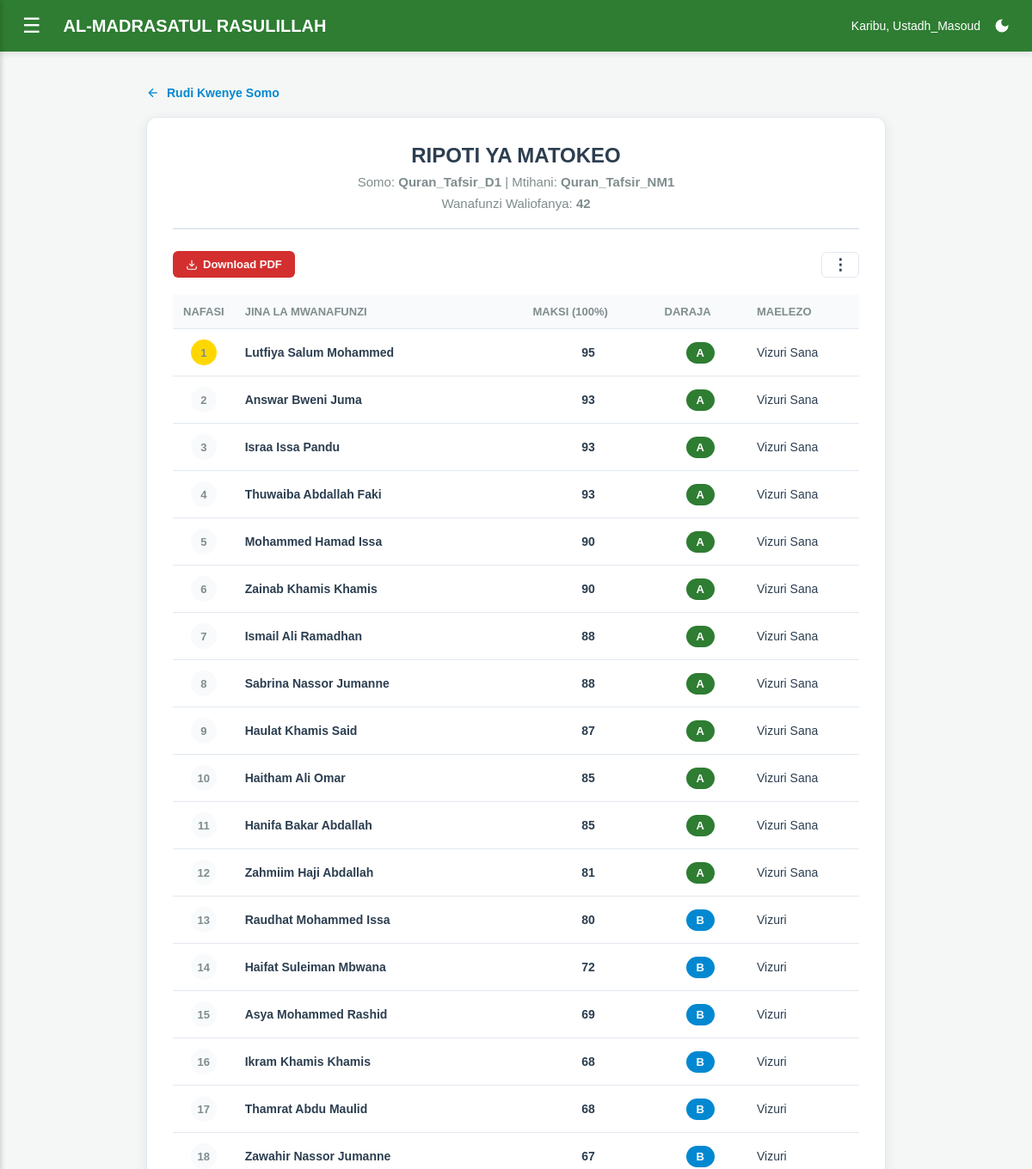
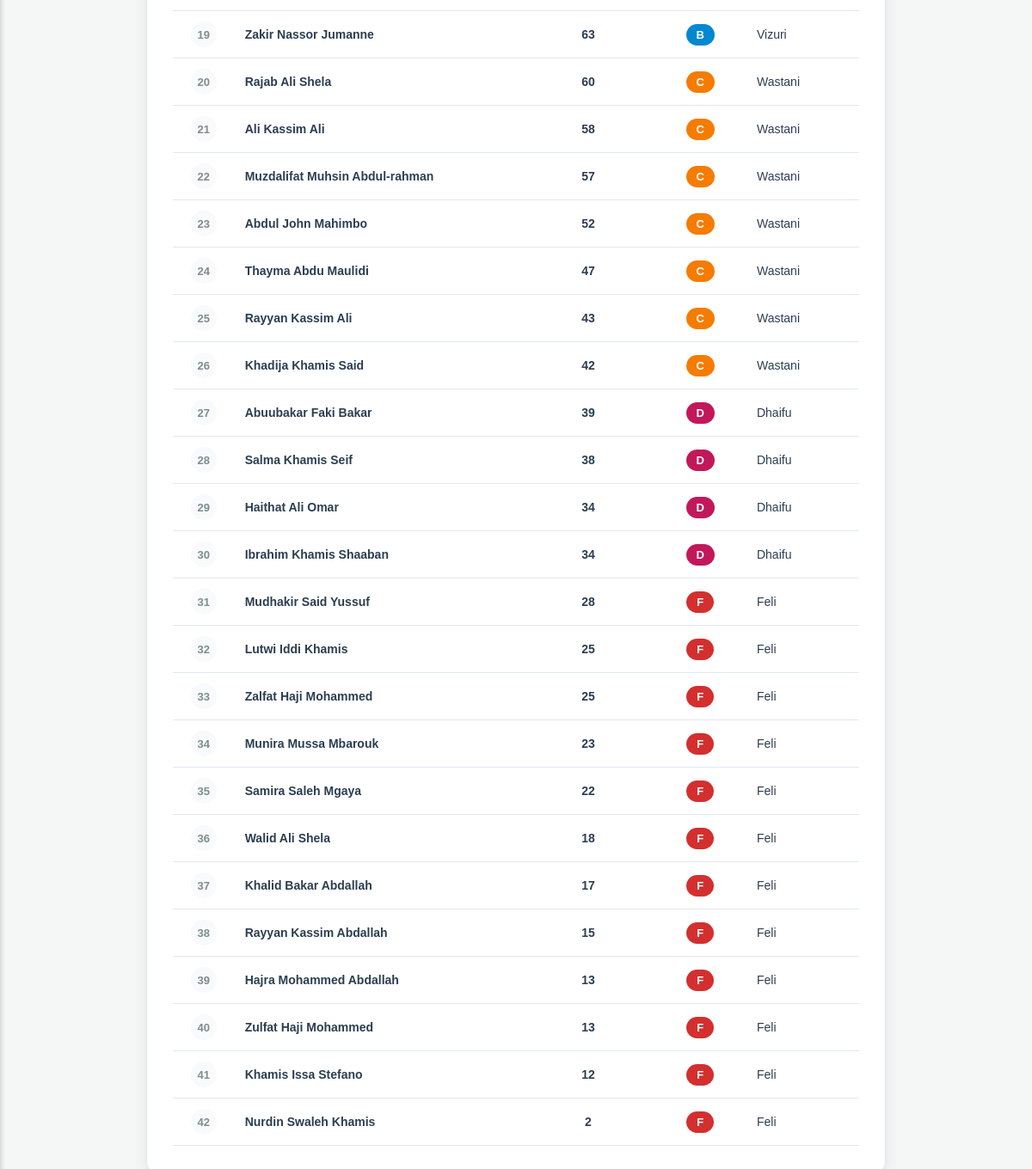
/madrasa/mtihani/7/matokeo/ (signed in), run on the app's committed database (2 pictures, top to bottom).
### usimamizi/models.py (models this page shows, shortened)
class Somo(models.Model):
    jina = models.CharField(max_length=100, help_text="Mfano: Fiqhi, Tawheed, Hifdhu (Tashjii)")
    ni_la_hifdhu = models.BooleanField(default=False, help_text="Weka TIKI hapa kama hili ni somo maalum la Hifdhu linalohitaji Mahudhurio na Sabaq zake")
    mwalimu = models.ForeignKey(Mwalimu, on_delete=models.SET_NULL, null=True, blank=True)
    darasa = models.ForeignKey('Darasa', on_delete=models.CASCADE, null=True, blank=True, related_name='masomo')

class Mtihani(models.Model):
    somo = models.ForeignKey(Somo, on_delete=models.CASCADE)
    jina_la_mtihani = models.CharField(max_length=100)
    tarehe = models.DateField()
    mseto = models.ForeignKey(
        MsetoMtihani, on_delete=models.SET_NULL, null=True, blank=True,
        related_name='mitihani', help_text="Chagua mseto wa muhula ili matokeo yaingie kwenye ripoti ya jumla"
    )
    class Meta:
        constraints = [
            models.UniqueConstraint(
                fields=['somo', 'mseto'],
                condition=models.Q(mseto__isnull=False),
                name='unique_mtihani_per_somo_mseto',
            ),
        ]

class Mwanafunzi(models.Model):
    jina_kamili = models.CharField(
        max_length=100,
        unique=True,
        error_messages={
            'unique': "Mwanafunzi with this Jina already exists.",
        }
    )
    namba_ya_usajili = models.CharField(max_length=20, unique=True, blank=True)
    tarehe_ya_kuzaliwa = models.DateField(null=True, blank=True)
    mahala_anapoishi = models.CharField(max_length=100, null=True, blank=True)
    jina_la_mzazi = models.CharField(max_length=100, null=True, blank=True)
    namba_ya_simu_mzazi = models.CharField(max_length=15, null=True, blank=True)
    jinsia = models.CharField(max_length=2, choices=[('ME', 'Mwanamume (ME)'), ('KE', 'Mwanamke (KE)')], default='ME')
    darasa = models.ForeignKey(Darasa, on_delete=models.SET_NULL, null=True, blank=True)
    programu_ya_usiku = models.ForeignKey(Somo, on_delete=models.SET_NULL, null=True, blank=True, related_name='wanafunzi_usiku', help_text="Chagua kama anasoma usiku (Acha wazi kama hasomi usiku)")
    juzuu_aliyohifadhi = models.IntegerField(default=1)
    picha = models.ImageField(upload_to='picha_za_wanafunzi/', null=True, blank=True, validators=[validate_picha])
    tarehe_ya_kujiunga = models.DateField(auto_now_add=True)

class Matokeo(models.Model):
    mtihani = models.ForeignKey(Mtihani, on_delete=models.CASCADE)
    mwanafunzi = models.ForeignKey(Mwanafunzi, on_delete=models.CASCADE)
    maksi = models.FloatField()

### usimamizi/views.py (the view)
# urls.py: path('mtihani/<int:mtihani_id>/matokeo/', views.tazama_matokeo, name='tazama_matokeo'),
@login_required(login_url='ingia')
def tazama_matokeo(request, mtihani_id):
    mtihani = get_object_or_404(Mtihani, id=mtihani_id)
    somo = mtihani.somo
    matokeo_yote = Matokeo.objects.filter(mtihani=mtihani).order_by('-maksi')
    orodha_iliyopangwa = []
    nafasi = 1
    for matokeo in matokeo_yote:
        daraja, maelezo, rangi = hesabu_daraja(matokeo.maksi)
        orodha_iliyopangwa.append({
            'mwanafunzi': matokeo.mwanafunzi,
            'maksi': matokeo.maksi,
            'daraja': daraja,
            'rangi': rangi,
            'maelezo': maelezo,
            'nafasi': nafasi
        })
        nafasi += 1
    return render(request, 'usimamizi/tazama_matokeo.html', {
        'mtihani': mtihani,
        'somo': somo,
        'matokeo': orodha_iliyopangwa,
        'idadi_waliofanya': matokeo_yote.count()
    })

### usimamizi/utils.py (called while the page is built)
def hesabu_daraja(maksi):
    if maksi >= 81:
        return 'A', 'Vizuri Sana', '#2E7D32'
    if maksi >= 61:
        return 'B', 'Vizuri', '#0288D1'
    if maksi >= 41:
        return 'C', 'Wastani', '#f57c00'
    if maksi >= 31:
        return 'D', 'Dhaifu', '#c2185b'
    return 'F', 'Feli', '#d32f2f'

### usimamizi/templates/usimamizi/tazama_matokeo.html (shortened to what this page needs)
{% extends 'usimamizi/base.html' %}
{% load static %}
{% block extra_css %}
<link rel="stylesheet" href="{% static 'usimamizi/css/pages/tazama_matokeo.css' %}?v=20260706a">
{% endblock %}
{% block maudhui %}
<div class="tazama_matokeo-inline-1">
    <a href="{% url 'somo_detail' somo.id %}" class="back-link">
        <svg xmlns="http://www.w3.org/2000/svg" width="16" height="16" viewBox="0 0 24 24" fill="none" stroke="currentColor" stroke-width="2"><line x1="19" y1="12" x2="5" y2="12"></line><polyline points="12 19 5 12 12 5"></polyline></svg>
        Rudi Kwenye Somo
    </a>
    <div class="report-card">
        <div class="report-header">
            <h2>Ripoti ya Matokeo</h2>
            <p>Somo: <b>{{ somo.jina }}</b> | Mtihani: <b>{{ mtihani.jina_la_mtihani }}</b></p>
            <p class="tazama_matokeo-inline-2">Wanafunzi Waliofanya: <b>{{ idadi_waliofanya }}</b></p>
        </div>
        <div class="table-controls">
            <a href="{% url 'pakua_pdf_matokeo' mtihani.id %}" class="btn-download-pdf">
                <svg xmlns="http://www.w3.org/2000/svg" width="14" height="14" viewBox="0 0 24 24" fill="none" stroke="currentColor" stroke-width="2"><path d="M21 15v4a2 2 0 0 1-2 2H5a2 2 0 0 1-2-2v-4"></path><polyline points="7 10 12 15 17 10"></polyline><line x1="12" y1="15" x2="12" y2="3"></line></svg>
                Download PDF
            </a>
            <div class="dropdown-wrapper">
                <button class="dots-btn" onclick="toggleMenu('menu-matokeo', event)" title="Chuja Nguzo">&#8942;</button>
            </div>
        </div>
        <div class="tazama_matokeo-inline-3">
            <table id="tbl-matokeo" class="data-table">
                <thead>
                    <tr>
                        <th class="tazama_matokeo-inline-4">Nafasi</th>
                        <th>Jina la Mwanafunzi</th>
                        <th class="tazama_matokeo-inline-5">Maksi (100%)</th>
                        <th class="tazama_matokeo-inline-5">Daraja</th>
                        <th>Maelezo</th>
                    </tr>
                </thead>
                <tbody>
                    {% for m in matokeo %}
                    <tr class="result-row">
                        <td class="tazama_matokeo-inline-5">
                            <span class="rank-circle {% if m.nafasi == 1 %}rank-top{% endif %}">{{ m.nafasi }}</span>
                        </td>
                        <td class="tazama_matokeo-inline-6">{{ m.mwanafunzi.jina_kamili }}</td>
                        <td class="tazama_matokeo-inline-7">{{ m.maksi|floatformat:"0" }}</td>
                        <td class="tazama_matokeo-inline-5">
                            <span class="grade-badge grade-{{ m.daraja|lower }}">{{ m.daraja }}</span>
                        </td>
                        <td class="tazama_matokeo-inline-8">{{ m.maelezo }}</td>
                    </tr>
                    {% empty %}
                    <tr>
                        <td colspan="5" class="tazama_matokeo-inline-9">
                            Hakuna matokeo yaliyojazwa kwa mtihani huu bado.
                        </td>
                    </tr>
                    {% endfor %}
                </tbody>
            </table>
        </div>
    </div>
</div>
{% endblock %}

### usimamizi/templates/usimamizi/base.html (shortened to what this page needs)
{% load static %}
<!DOCTYPE html>
<html lang="sw">
<head>
    <link rel="stylesheet" href="{% static 'usimamizi/css/base.css' %}?v=20260706a">
    {% block extra_css %}{% endblock %}
</head>
<body>
<div class="header">
    <button class="menu-btn" onclick="openNav()">☰</button>
    <h2>AL-MADRASATUL RASULILLAH</h2>
    <div class="user-actions">
        <span class="user-greeting">Karibu, {{ request.user.username }}</span>
        <button class="theme-switch" onclick="toggleTheme()" id="themeBtn" title="Badili Muonekano"></button>
    </div>
</div>
<div class="main-content" id="main">
    {% block maudhui %}{% endblock %}
</div>
</body>
</html>

### usimamizi/static/usimamizi/css/base.css (style rules this page uses)
:root { color-scheme: light; --primary: #2E7D32; --primary-color: var(--primary); --primary-hover: #1b5e20; --secondary: #0288D1; --accent: #673ab7; --warning: #f57c00; --danger: #d32f2f; --success: #388e3c; --female: #c2185b; --hifdhu-accent: var(--secondary); --nav-bg: #2E7D32; --nav-hover-bg: #2E7D32; --sidebar-bg: #1b5e20; --sidebar-submenu-bg: #144d18; --bg-body: #f4f7f6; --bg-color: var(--bg-body); --card-bg: #ffffff; --surface-bg: #ffffff; --surface-muted: #f8fafc; --table-header: #f8fafc; --hover-bg: #f8fafc; --input-bg: #ffffff; --text-main: #2c3e50; --text-muted: #7f8c8d; --text-normal: #444444; --text-faint: #888888; --title-color: #1b5e20; --subtitle-color: #666666; --text-on-primary: #ffffff; --border-color: #e2e8f0; --focus-ring: rgba(46, 125, 50, 0.15); --shadow-color: rgba(0, 0, 0, 0.08); --shadow-strong: rgba(0, 0, 0, 0.14); --tangazo-bg: #f1f8e9; --badge-bg: #e8f5e9; --success-bg: #e8f5e9; --success-text: #1b5e20; --success-border: #a5d6a7; --info-bg: #e3f2fd; --info-text: #0d47a1; --info-border: #90caf9; --warning-bg: #fff8e1; --warning-text: #8d6e00; --warning-border: #ffe082; --danger-bg: #fde8e8; --danger-text: #c62828; --danger-border: #f8b4b4; --button-bg: var(--primary); --button-bg-hover: var(--primary-hover); --button-text: var(--text-on-primary); --button-secondary-bg: var(--secondary); --button-muted-bg: #eeeeee; --form-accent: var(--primary); --form-focus-shadow: var(--focus-ring); --form-button-shadow: rgba(46, 125, 50, 0.2); }
* { box-sizing: border-box; }
body { margin: 0; font-family: Arial, sans-serif; background-color: var(--bg-body); color: var(--text-main); transition: background-color 0.25s ease, color 0.25s ease; }
a { color: inherit; }
.header { background-color: var(--nav-bg); color: var(--text-on-primary); padding: 15px 20px; display: flex; align-items: center; box-shadow: 0 4px 6px var(--shadow-color); position: sticky; top: 0; z-index: 10; transition: background-color 0.25s ease, border-color 0.25s ease; }
.menu-btn { font-size: 24px; cursor: pointer; background: none; border: none; color: var(--text-on-primary); margin-right: 20px; }
.header h2 { margin: 0; font-size: 20px; flex: 1; white-space: nowrap; overflow: hidden; text-overflow: ellipsis; }
.main-content { padding: 20px; transition: margin-left .3s; }
.card, [class$="-card"], [class*="-card "], [class$="-box"], [class*="-box "] { color: var(--text-main); }
table { color: var(--text-main); border-color: var(--border-color); }
th { background-color: var(--table-header); border-color: var(--border-color); color: var(--text-muted); }
td { border-color: var(--border-color); color: var(--text-main); }
button, .btn, [class^="btn-"], [class*=" btn-"] { transition: background-color 0.2s ease, border-color 0.2s ease, color 0.2s ease, transform 0.2s ease; }
.user-actions { display: flex; align-items: center; gap: 10px; }
.theme-switch { background: transparent; border: none; cursor: pointer; display: flex; align-items: center; justify-content: center; padding: 5px; outline: none; transition: transform 0.2s ease; }
.user-greeting { font-weight: 500; font-size: 14px; color: #ffffff; white-space: nowrap; }

### data on the page
Somo: jina "Quran_Tafsir_D1"
Mtihani: jina_la_mtihani "Quran_Tafsir_NM1"
Mwanafunzi: nafasi "1", mwanafunzi.jina_kamili "Lutfiya Salum Mohammed", maksi "95", daraja "A", maelezo "Vizuri Sana"
Mwanafunzi: nafasi "2", mwanafunzi.jina_kamili "Answar Bweni Juma", maksi "93", daraja "A", maelezo "Vizuri Sana"
Mwanafunzi: nafasi "3", mwanafunzi.jina_kamili "Israa Issa Pandu", maksi "93", daraja "A", maelezo "Vizuri Sana"
Mwanafunzi: nafasi "4", mwanafunzi.jina_kamili "Thuwaiba Abdallah Faki", maksi "93", daraja "A", maelezo "Vizuri Sana"
Mwanafunzi: nafasi "5", mwanafunzi.jina_kamili "Mohammed Hamad Issa", maksi "90", daraja "A", maelezo "Vizuri Sana"
Mwanafunzi: nafasi "6", mwanafunzi.jina_kamili "Zainab Khamis Khamis", maksi "90", daraja "A", maelezo "Vizuri Sana"
Mwanafunzi: nafasi "7", mwanafunzi.jina_kamili "Ismail Ali Ramadhan", maksi "88", daraja "A", maelezo "Vizuri Sana"
Mwanafunzi: nafasi "8", mwanafunzi.jina_kamili "Sabrina Nassor Jumanne", maksi "88", daraja "A", maelezo "Vizuri Sana"
Mwanafunzi: nafasi "9", mwanafunzi.jina_kamili "Haulat Khamis Said", maksi "87", daraja "A", maelezo "Vizuri Sana"
Mwanafunzi: nafasi "10", mwanafunzi.jina_kamili "Haitham Ali Omar", maksi "85", daraja "A", maelezo "Vizuri Sana"
Mwanafunzi: nafasi "11", mwanafunzi.jina_kamili "Hanifa Bakar Abdallah", maksi "85", daraja "A", maelezo "Vizuri Sana"
Mwanafunzi: nafasi "12", mwanafunzi.jina_kamili "Zahmiim Haji Abdallah", maksi "81", daraja "A", maelezo "Vizuri Sana"
Mwanafunzi: nafasi "13", mwanafunzi.jina_kamili "Raudhat Mohammed Issa", maksi "80", daraja "B", maelezo "Vizuri"
Mwanafunzi: nafasi "14", mwanafunzi.jina_kamili "Haifat Suleiman Mbwana", maksi "72", daraja "B", maelezo "Vizuri"
Mwanafunzi: nafasi "15", mwanafunzi.jina_kamili "Asya Mohammed Rashid", maksi "69", daraja "B", maelezo "Vizuri"
Mwanafunzi: nafasi "16", mwanafunzi.jina_kamili "Ikram Khamis Khamis", maksi "68", daraja "B", maelezo "Vizuri"
Mwanafunzi: nafasi "17", mwanafunzi.jina_kamili "Thamrat Abdu Maulid", maksi "68", daraja "B", maelezo "Vizuri"
Mwanafunzi: nafasi "18", mwanafunzi.jina_kamili "Zawahir Nassor Jumanne", maksi "67", daraja "B", maelezo "Vizuri"
Mwanafunzi: nafasi "19", mwanafunzi.jina_kamili "Zakir Nassor Jumanne", maksi "63", daraja "B", maelezo "Vizuri"
Mwanafunzi: nafasi "20", mwanafunzi.jina_kamili "Rajab Ali Shela", maksi "60", daraja "C", maelezo "Wastani"
Mwanafunzi: nafasi "21", mwanafunzi.jina_kamili "Ali Kassim Ali", maksi "58", daraja "C", maelezo "Wastani"
Mwanafunzi: nafasi "22", mwanafunzi.jina_kamili "Muzdalifat Muhsin Abdul-rahman", maksi "57", daraja "C", maelezo "Wastani"
Mwanafunzi: nafasi "23", mwanafunzi.jina_kamili "Abdul John Mahimbo", maksi "52", daraja "C", maelezo "Wastani"
Mwanafunzi: nafasi "24", mwanafunzi.jina_kamili "Thayma Abdu Maulidi", maksi "47", daraja "C", maelezo "Wastani"
Mwanafunzi: nafasi "25", mwanafunzi.jina_kamili "Rayyan Kassim Ali", maksi "43", daraja "C", maelezo "Wastani"
Mwanafunzi: nafasi "26", mwanafunzi.jina_kamili "Khadija Khamis Said", maksi "42", daraja "C", maelezo "Wastani"
Mwanafunzi: nafasi "27", mwanafunzi.jina_kamili "Abuubakar Faki Bakar", maksi "39", daraja "D", maelezo "Dhaifu"
Mwanafunzi: nafasi "28", mwanafunzi.jina_kamili "Salma Khamis Seif", maksi "38", daraja "D", maelezo "Dhaifu"
Mwanafunzi: nafasi "29", mwanafunzi.jina_kamili "Haithat Ali Omar", maksi "34", daraja "D", maelezo "Dhaifu"
Mwanafunzi: nafasi "30", mwanafunzi.jina_kamili "Ibrahim Khamis Shaaban", maksi "34", daraja "D", maelezo "Dhaifu"
Mwanafunzi: nafasi "31", mwanafunzi.jina_kamili "Mudhakir Said Yussuf", maksi "28", daraja "F", maelezo "Feli"
Mwanafunzi: nafasi "32", mwanafunzi.jina_kamili "Lutwi Iddi Khamis", maksi "25", daraja "F", maelezo "Feli"
Mwanafunzi: nafasi "33", mwanafunzi.jina_kamili "Zalfat Haji Mohammed", maksi "25", daraja "F", maelezo "Feli"
Mwanafunzi: nafasi "34", mwanafunzi.jina_kamili "Munira Mussa Mbarouk", maksi "23", daraja "F", maelezo "Feli"
Mwanafunzi: nafasi "35", mwanafunzi.jina_kamili "Samira Saleh Mgaya", maksi "22", daraja "F", maelezo "Feli"
Mwanafunzi: nafasi "36", mwanafunzi.jina_kamili "Walid Ali Shela", maksi "18", daraja "F", maelezo "Feli"
Mwanafunzi: nafasi "37", mwanafunzi.jina_kamili "Khalid Bakar Abdallah", maksi "17", daraja "F", maelezo "Feli"
Mwanafunzi: nafasi "38", mwanafunzi.jina_kamili "Rayyan Kassim Abdallah", maksi "15", daraja "F", maelezo "Feli"
Mwanafunzi: nafasi "39", mwanafunzi.jina_kamili "Hajra Mohammed Abdallah", maksi "13", daraja "F", maelezo "Feli"
Mwanafunzi: nafasi "40", mwanafunzi.jina_kamili "Zulfat Haji Mohammed", maksi "13", daraja "F", maelezo "Feli"
Mwanafunzi: nafasi "41", mwanafunzi.jina_kamili "Khamis Issa Stefano", maksi "12", daraja "F", maelezo "Feli"
Mwanafunzi: nafasi "42", mwanafunzi.jina_kamili "Nurdin Swaleh Khamis", maksi "2", daraja "F", maelezo "Feli"

### other printed values
{{ request.user.username }} "Ustadh_Masoud"
{{ idadi_waliofanya }} "42"
